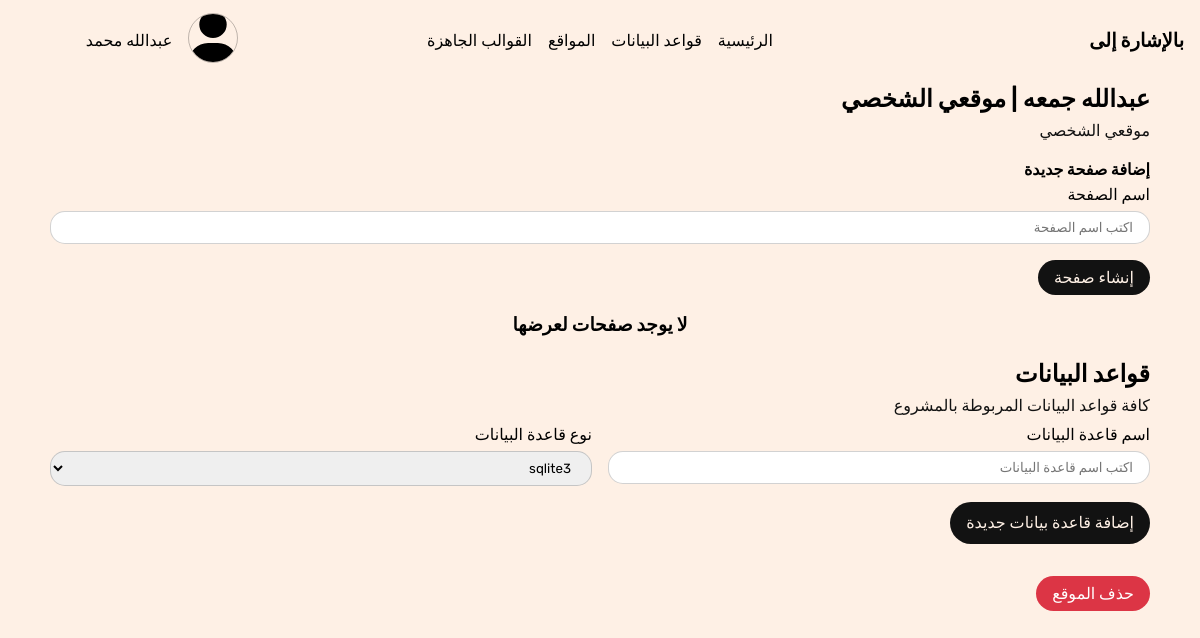
/websites/3/, run on an earlier commit of the app's database.
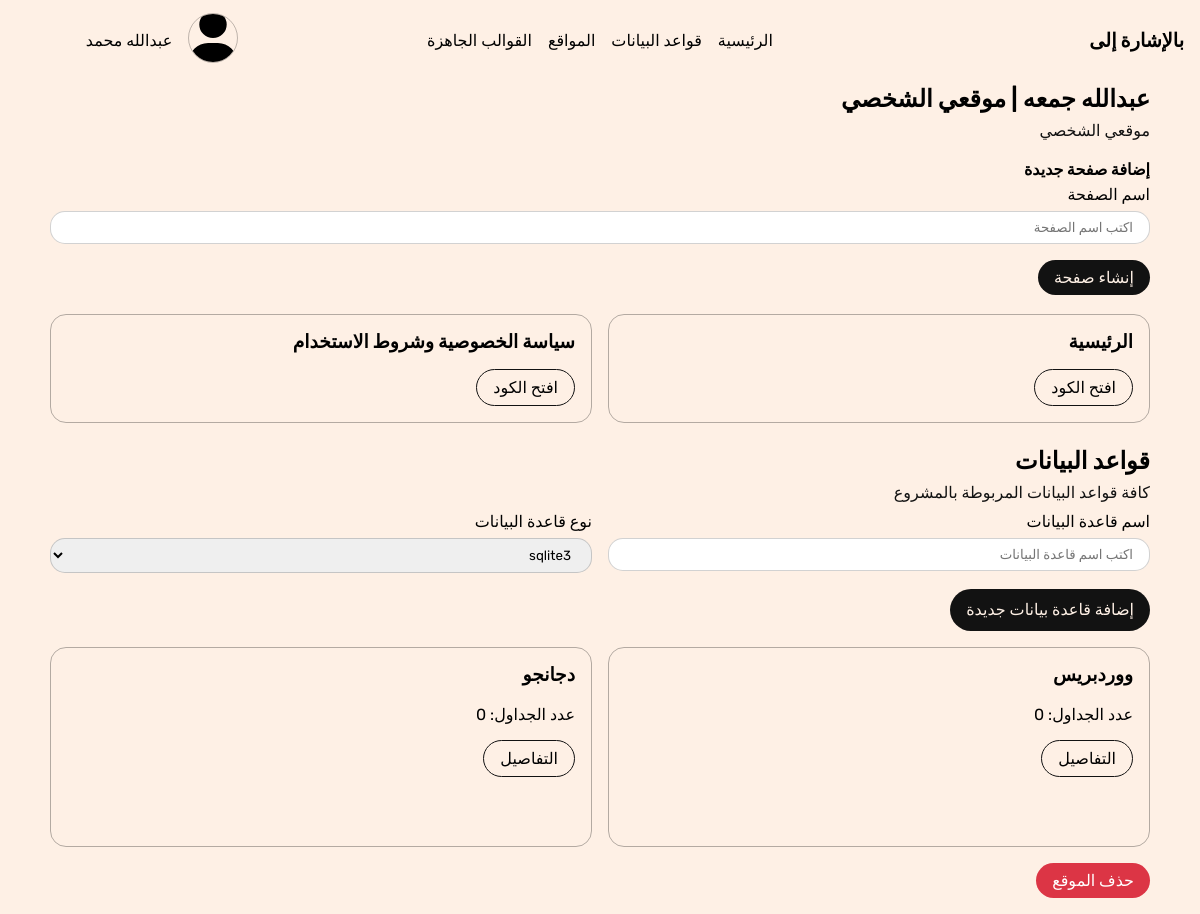
And on a later commit of the database.
### website/models.py (models this page shows, shortened)
class WebsitePage(models.Model):
    website = models.ForeignKey(Website, on_delete=models.CASCADE, verbose_name="الموقع", related_name='pages')
    name = models.CharField(max_length=250, verbose_name="اسم الصفحة")
    html = models.TextField(verbose_name="html", null=True, blank=True)
    css = models.TextField(verbose_name="css", null=True, blank=True)
    js = models.TextField(verbose_name="js", null=True, blank=True)
    class Meta:
        verbose_name =  "صفحة موقع"
        verbose_name_plural =  "صفحات المواقع"

class Database(models.Model):
    website = models.ForeignKey(Website, related_name='databases', on_delete=models.CASCADE)
    name = models.CharField(max_length=200, verbose_name="اسم قاعدة البيانات")
    db_type = models.ForeignKey(DBType, on_delete=models.CASCADE)
    class Meta:
        verbose_name = 'قاعدة بيانات'
        verbose_name_plural = 'قواعد البيانات'

### website/views.py (the view)
# urls.py: path('<int:id>/', website_details, name='website-details'),
def website_details(request, id):
    website = Website.objects.get(id=id)
    db_types = DBType.objects.filter(tool=website.tool)
    context = {
        'website': website,
        'db_types': db_types,
    }
    return render(request, 'website-details.html', context)

### templates/website-details.html (shortened to what this page needs)
{% extends 'base.html' %}
{% load static %}
{% block stylesheets %}
    <link rel="stylesheet" href="{% static 'css/website-details.css' %}">
{% endblock stylesheets %}
{% block content %}
    <section class="website-pages">
        <div class="container">
            <div class="section__heading">
                <h1 class="section__heading__title">
                    {{website.name}}
                </h1>
                <p class="section__heading__text">
                    {{website.description}}
                </p>
            </div>
            <div class="section__content">
                <h4>إضافة صفحة جديدة</h4>
                <form class="add-page-form">
                    <div class="field">
                        <p>اسم الصفحة</p>
                        <input type="text" name="page-name-input" placeholder="اكتب اسم الصفحة" class="input text-input">
                    </div>
                    <a  class="btn btn-solid-dark btn-add-page">إنشاء صفحة</a>
                </form>
            </div>
            <br>
            <div class="section__content all-pages-grid">
                <div class="grid website-pages-grid">
                    {% if website.pages.all %}
                        {% for page in website.pages.all %}
                        <div class="col page">
                            <h3>{{page.name}}</h3>
                            <a href="#" class="btn btn-outline btn-open-code">افتح الكود</a>
                        </div>
                        {% endfor %}
                    {% else %}
                        <center>
                            <h3>لا يوجد صفحات لعرضها</h3>
                        </center>
                    {% endif %}
                </div>
            </div>
        </div>
    </section>
    <br>
    <section>
        <div class="container">
            <div class="section__heading">
                <h1 class="section__heading__title">قواعد البيانات</h1>
                <p class="section__heading__text">كافة قواعد البيانات المربوطة بالمشروع</p>
                <div class="add-database-form">
                    <form method="POST">
                        <div class="field">
                            <p>اسم قاعدة البيانات</p>
                            <input type="text" class="text-input input" placeholder="اكتب اسم قاعدة البيانات" name="db-name-input">
                        </div>
                        <div class="field">
                            <p>نوع قاعدة البيانات</p>
                            <select name="db-type-input" id="db-type-input">
                                {% for type in db_types %}
                                    <option value="{{type.id}}">{{type.name}}</option>
                                {% endfor %}
                            </select>
                        </div>
                    </form>
                </div>
                <a class="btn btn-solid-dark btn-add-db">إضافة قاعدة بيانات جديدة</a>
            </div>
            <div class="section__content">
                <div class="grid website-databases">
                    {% for db in website.databases.all %}
                    <div class="col database">
                        <h3>
                            {{db.name}}
                        </h3>
                        <br>
                        <p>
                            عدد الجداول:
                            <span>
                                {{db.tables.count}}
                            </span>
                        </p>
                        <a href="{% url 'website:db-details' db.id %}" class="btn btn-outline btn-open-code">التفاصيل</a>
                    </div>
                    {% endfor %}
                </div>
            </div>
        </div>
    </section>
    <section>
        <div class="container">
            <a href="{% url 'website:del-website' website.id %}" class="btn btn-solid-danger">حذف الموقع</a>
        </div>
    </section>
    {% endblock content %}

What changed in the data, as far as the page shows it:
added WebsitePage: name "الرئيسية"
added WebsitePage: name "سياسة الخصوصية وشروط الاستخدام"
added Database: name "ووردبريس", tables.count "0"
added Database: name "دجانجو", tables.count "0"
Also different on the page:
text no longer shown: "لا يوجد صفحات لعرضها"
